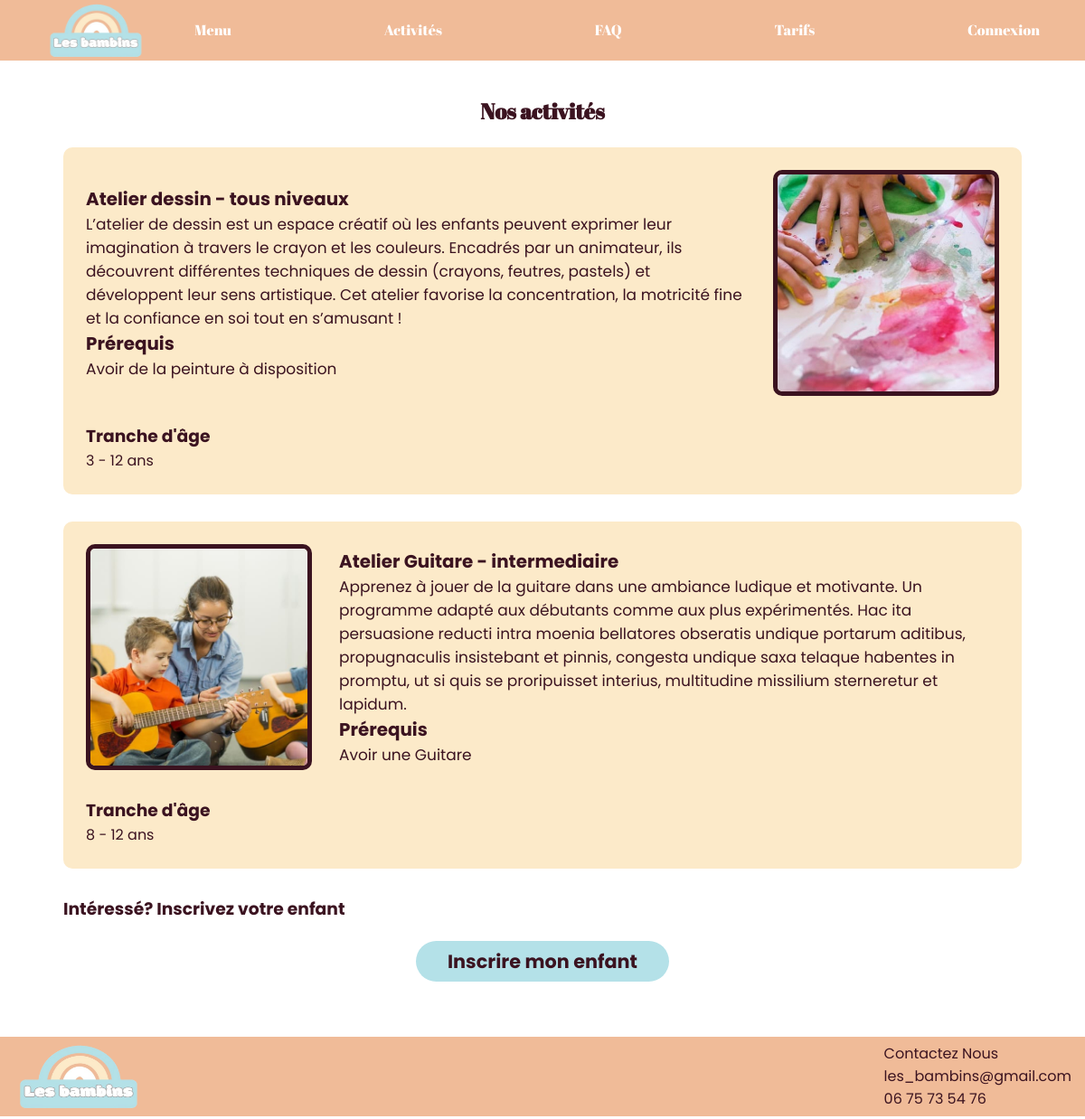
The app's page /index.php?controller=Activity&action=showActivities with its own data.
### tables this page shows
CREATE TABLE `activite` (
  `id_activite` varchar(5) NOT NULL,
  `nom_activite` varchar(55) NOT NULL,
  `age_min_activite` int(2) NOT NULL,
  `age_max_activite` tinyint(2) NOT NULL,
  `type_activite` varchar(55) NOT NULL,
  `nb_places` tinyint(2) NOT NULL,
  `niveau_activite` enum('tous niveaux','debutant','intermediaire','avancé') DEFAULT 'tous niveaux',
  `prerequis` varchar(200) DEFAULT NULL,
  `tarif_activite` double NOT NULL,
  `description_activite` text NOT NULL,
  `img_activite` varchar(255) NOT NULL,
  `created_at` datetime DEFAULT current_timestamp(),
  `updated_at` datetime DEFAULT current_timestamp() ON UPDATE current_timestamp()
);

### app/core/Controller.php (called while the page is built, shortened)
<?php
Class Controller{
    public function view($view, $data=[]){
        extract($data);
        require_once ROOT_PATH."app/vues/$view.php";
        $content = ob_get_clean();
        require_once ROOT_PATH."app/vues/layout.php";
    }
}
?>

### app/controllers/ActivityController.php (called while the page is built, shortened)
<?php
require_once ROOT_PATH.'app/core/Controller.php';
require_once ROOT_PATH.'app/models/Activity.php';
class ActivityController extends Controller{
    public function showActivities(){
        $activity = new Activity;
        $activities = $activity->GetActivities();
        $this->view('activities',['activities'=>$activities]);
    }
}
?>

### index.php (called while the page is built, shortened)
<?php
require_once './app/core/router.php';
?>

### config/config.php (called while the page is built, shortened)
<?php
function connect_to_db(){
    $user = 'root';
    $host="127.0.0.1";
    $pwd='';
    $dbname="les_bambins";
    try{
        $bdd = new PDO("mysql:host=$host;port=3306;dbname=$dbname;charset=utf8", $user, $pwd, [
            PDO::ATTR_ERRMODE => PDO::ERRMODE_EXCEPTION
        ]);
        return $bdd;
    }catch(Exception $e){
        die('Erreur:'.$e->getMessage());
    }
}
?>

### app/models/Activity.php (called while the page is built, shortened)
<?php
Class Activity{
    private $db;
    function __construct()
    {
        $this->db = connect_to_db();
    }
    public function GetActivities(){
        $query = "SELECT * FROM ACTIVITE";
        $stmt = $this->db->prepare($query);
        try{
            $stmt->execute();
            $activities = $stmt->fetchAll(PDO::FETCH_ASSOC);
            return $activities;
        }
        catch(Exception $e){
            return $e->getMessage();
        }
    }
}
?>

### app/vues/activities.php (the view, shortened to what this page needs)
<div class="container2">
<?php if (!isset($_SESSION['user_id'])) {?>
    <h2>Nos activités</h2>
    <?php }?>
    <?php if(isset($activities)){
        $i=0;
        foreach($activities as $activity) {
        $i++;
    ?>
    <div class="activity">
        <?php if($i%2==0){?>
            <img src="<?= htmlspecialchars($activity['img_activite']) ?>" alt="Atelier Peinture" class="activity-img">
        <?php }?>
        <div class="description">
            <h3><?= htmlspecialchars($activity['nom_activite']) ?> - <?= htmlspecialchars($activity['niveau_activite']) ?></h3>
            <p><?= htmlspecialchars($activity['description_activite']) ?></p>
            <h3>Prérequis</h3>
                <p><?= htmlspecialchars($activity['prerequis']) ?></p>
        </div>
        <?php if($i%2!=0){?>
            <img src="<?= htmlspecialchars($activity['img_activite']) ?>" alt="Atelier Peinture" class="activity-img">
        <?php }?>
        <div>
            <h3>Tranche d'âge</h3>
            <p><?= htmlspecialchars($activity['age_min_activite'])?> - <?= htmlspecialchars($activity['age_max_activite']) ?> ans</p>
        </div>
    </div>
    <?php }}?>
    <?php if (!isset($_SESSION['user_id'])) {?>
        <div class="cta">
            <h3>Intéressé? Inscrivez votre enfant</h3>
            <a href="index.php?controller=Child&action=CreateChild"> <button type="button">Inscrire mon enfant</button></a>
        </div>
    <?php }?>
        </div>

### app/core/router.php (shortened to what this page needs)
<?php
require_once __DIR__ . '/../../config/config.php';
$controller = isset($_GET['controller']) ? ucfirst($_GET['controller']) . 'Controller' : 'HomeController';
$action = isset($_GET['action']) ? $_GET['action'] : 'index';
$controllerFile =ROOT_PATH."app/controllers/$controller.php";
if (file_exists($controllerFile)) {
    $controllerInstance = new $controller();
    if (method_exists($controllerInstance, $action)) {
        $controllerInstance->$action();
    } else {
        echo "Erreur : Action non trouvée.";
    }
} else {
    echo "Erreur : Contrôleur non trouvé.";
}
?>

### app/vues/layout.php (shortened to what this page needs)
<!DOCTYPE html>
<html lang="en">
<head>
    <link rel="stylesheet" href="<?=BASE_URL?>/CSS/index.css">
    <link href="https://cdn.jsdelivr.net/npm/select2@4.0.13/dist/css/select2.min.css" rel="stylesheet">
</head>
<body class="body">
        <?php include 'header.php'; ?>
        <main class='main'>
                <?php echo $content; ?>
        </main>
        <?php include 'footer.php'; ?>
</body>
</html>

### app/vues/header.php
<header class="header-container">
    <div class="logo">
        <a href="index.php?controller=Home&action=index"><img src="/../les_bambins/public/images/LOGO.png" alt="LOGO"/></a>
    </div>
    <nav class="header-element">
        <ul>
            <li><a href="index.php?controller=Menu&action=showMenu">Menu</a></li>
            <?php if (isset($_SESSION['role'])) {?>
                <li><a href="index.php?controller=Child&action=showInfoEnfants">Suivi des enfants</li>
                <li><a href="index.php?controller=Activity&action=showActivitiesRP">Activités</a></li>
                <?php if ($_SESSION['role'] == "administrateur") { ?>
                    <li><a href="index.php?controller=Facture&action=ShowFacture">Gestion Centre</a></li>
                    <li><a href="index.php?controller=RegActivity&action=CreateRegActivity">Gestion Inscription</a></li>
                <?php } else { if ($_SESSION['role'] == "animateur") { ?>
                    <li><a href="index.php?controller=ChildMonitoringPresence&action=showFicheAppel">Gestion des enfants</a></li>
                    <li><a href="index.php?controller=EDT&action=showEDTAnim">EDT</a></li>
                <?php } else { if ($_SESSION['role'] == "parent") { ?>
            <?php } } } }
            else{?>
                <li><a href="index.php?controller=Activity&action=showActivities">Activités</a></li>
            <?php }?>
            <li><a href="index.php?controller=FAQ&action=showFAQ">FAQ</a></li>
            <?php if (!isset($_SESSION['user_id'])) { ?>
            <li><a href="index.php?controller=Tarif&action=showTarifs">Tarifs</a></li>
            <?php } ?>
            <?php if (isset($_SESSION['user_id'])) { ?>
                <li>
                    <a href="index.php?controller=User&action=ShowProfilRP" >
                        <i class="fa fa-user" aria-hidden="true"style="color: #ffffff;"></i>
                    </a>
                </li>
                <li><a href="index.php?controller=Auth&action=logout">Deconnexion</a></li>
            <?php } else { ?>
                <li><a href="index.php?controller=Auth&action=login">Connexion</a></li>
            <?php } ?>
        </ul>
    </nav>
</header>

### app/vues/footer.php
<footer class="footer">
    <div class="footer-logo">
    <img src="/../les_bambins/public/images/LOGO.png" alt="LOGO"/>
    </div>
    <div class="contact">
        <p>Contactez Nous</p>
        <p>les_bambins@gmail.com</p>
        <p>06 75 73 54 76</p>
    </div>
</footer>

### public/CSS/index.css (style rules this page uses)
:root { --primary-color: #f0bb98; --btn-color: #b4e1e8; --hover-color: #efeeeed4; --form-color: #efeeee; --font-color: #fceac9; --text-color: #3b1320; --white-color:white; --blue-color:#b8e0e5; --green-color:#d4f5c9; --purple-color:#d9c2f2; }
* { box-sizing: border-box; font-family: "Poppins", serif; margin: 0; padding: 0; color: var(--text-color); }
a { text-decoration: none; }
ul { list-style-type: none; margin: 0; padding: 0; }
.body { display: grid; min-height: 100vh; grid-template-areas: 'header ' 'main ' 'footer '; grid-template-rows: auto 1fr auto; }
header { grid-area: header; padding: 0 50px 0; }
nav { width: 85%; }
nav ul { display: flex; justify-content: space-between; width: 100%; }
nav ul a { color: var(--white-color); font-family: "Abril Fatface", serif; }
footer,header { background-color: var(--primary-color); display: flex; justify-content: space-between; align-items: center; }
.logo { width: 112px; height: 67px; }
.logo img, .footer-logo img { width: 100%; height: 100%; }
main { grid-area: main; display: grid; align-items: center; }
button { background-color: var(--btn-color); padding: 7px 35px 7px; border: none; border-radius: 27px; margin: 1em auto; font-weight: bold; font-size: 1.3em; display: block; }
footer { grid-area: footer; padding: 4px 15px 4px; }
.footer-logo { width: 9em; height: 5em; }
.container2 { width: 100%; max-width: 1100px; margin: 20px auto; padding: 20px; }
.activity { background-color: var(--font-color); padding: 25px; border-radius: 10px; margin-bottom: 30px; display: grid; grid-template-columns: auto auto; align-items: center; justify-content: space-between; gap: 30px; min-height: 200px; width: 100%; }
.activity-img { width: 250px; height: 250px; border-radius: 10px; object-fit: cover; flex-shrink: 0; border: 5px solid var(--text-color); background-color: var(--font-color); }
.description { flex-grow: 1; font-size: 17px; }
h2 { font-family: "Abril Fatface", serif; font-size: 1.5em; color: var(--text-color); margin: 0; text-align: center; margin-bottom: 3vh; }

### records on screen
activite: nom_activite "Atelier dessin", niveau_activite "tous niveaux", description_activite "L’atelier de dessin est un espace créatif où les enfants peuvent exprimer leur imagination à travers le crayon et les couleurs. Encadrés par un animateur, ils découvrent différentes techniques de dessin (crayons, feutres, pastels) et développent leur sens artistique. Cet atelier favorise la concentration, la motricité fine et la confiance en soi tout en s’amusant !", prerequis "Avoir de la peinture à disposition", img_activite (picture), age_min_activite "3", age_max_activite "12"
activite: img_activite (picture), nom_activite "Atelier Guitare", niveau_activite "intermediaire", description_activite "Apprenez à jouer de la guitare dans une ambiance ludique et motivante. Un programme adapté aux débutants comme aux plus expérimentés. Hac ita persuasione reducti intra moenia bellatores obseratis undique portarum aditibus, propugnaculis insistebant et pinnis, congesta undique saxa telaque habentes in promptu, ut si quis se proripuisset interius, multitudine missilium sterneretur et lapidum.", prerequis "Avoir une Guitare", age_min_activite "8", age_max_activite "12"
